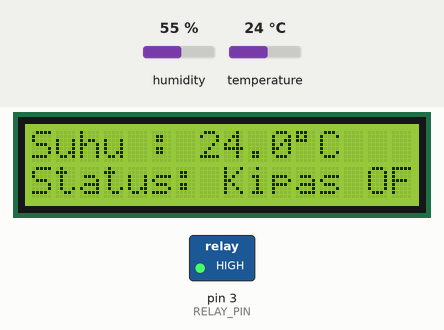
A sketch run on a simulated Arduino Uno, built with avr-gcc and run on an emulated ATmega328P. Shown: 16×2 character LCD, switched loads named in the sketch (green lamp = pin HIGH). The test bench sets the inputs (shaded band); at power-on: temperature 24 °C, humidity 55 %.

Above: at 3.2 s.
3.3 s: temperature set to 28 °C
At 5.4 s:
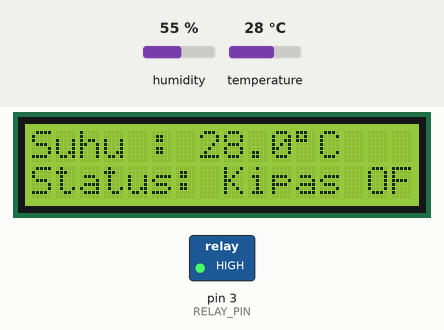
6.0 s: temperature set to 31 °C
At 6.6 s:
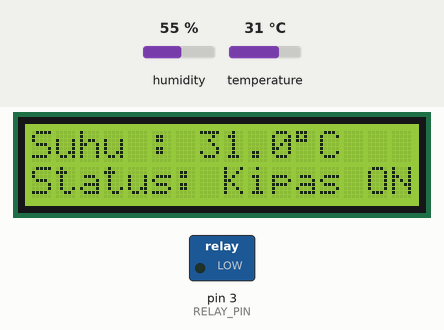
8.7 s: temperature set to 12 °C
At 11.3 s:
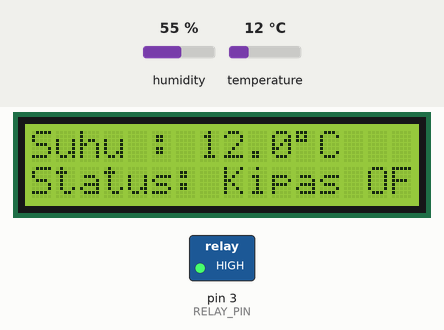
Timing chart, 0 to 12.8 s (numbered marks = the images above; inputs shaded):
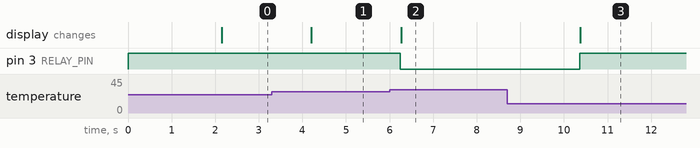

The sketch:

main.ino
```cpp
#include <Wire.h>
#include <LiquidCrystal_I2C.h>
#include <DHT.h>

// --- KONFIGURASI PIN & SENSOR ---
#define DHTPIN 2          // Pin Data DHT11 terhubung ke Digital 2
#define DHTTYPE DHT11     // Tipe Sensor DHT
#define RELAY_PIN 3       // Pin Kontrol Relay terhubung ke Digital 3

// --- KONFIGURASI AMBANG BATAS SUHU ---
const float TEMP_THRESHOLD = 30.0; // Kipas menyala jika suhu >= 30.0 °C

// Inisialisasi LCD (Alamat I2C umum: 0x27 atau 0x3F, ukuran 16x2)
LiquidCrystal_I2C lcd(0x27, 16, 2);

// Inisialisasi Sensor DHT
DHT dht(DHTPIN, DHTTYPE);

void setup() {
  // Inisialisasi Pin Relay
  pinMode(RELAY_PIN, OUTPUT);
  digitalWrite(RELAY_PIN, HIGH); // Matikan Relay di awal (Active LOW relay)

  // Inisialisasi LCD
  lcd.init();
  lcd.backlight();

  // Tampilan Awal (Splash Screen)
  lcd.setCursor(0, 0);
  lcd.print(" System Starting");
  lcd.setCursor(0, 1);
  lcd.print("   Auto Fan 12V ");
  delay(2000);
  lcd.clear();

  // Inisialisasi Sensor DHT11
  dht.begin();
}

void loop() {
  // Membaca suhu dalam satuan Celsius
  float temp = dht.readTemperature();

  // Cek apakah pembacaan sensor gagal
  if (isnan(temp)) {
    lcd.setCursor(0, 0);
    lcd.print("Error Read Temp!");
    return;
  }

  // Tampilkan pembacaan suhu pada LCD
  lcd.setCursor(0, 0);
  lcd.print("Suhu : ");
  lcd.print(temp, 1); // Menampilkan 1 angka di belakang koma
  lcd.print((char)223); // Simbol Derajat (°)
  lcd.print("C   ");

  // Logika Kontrol Kipas / Relay
  if (temp >= TEMP_THRESHOLD) {
    // Jika suhu melebihi/sama dengan threshold -> KIPAS ON
    digitalWrite(RELAY_PIN, LOW); // Active LOW: LOW = Relay Aktif
    lcd.setCursor(0, 1);
    lcd.print("Status: Kipas ON ");
  } else {
    // Jika suhu di bawah threshold -> KIPAS OFF
    digitalWrite(RELAY_PIN, HIGH); // Active LOW: HIGH = Relay Mati
    lcd.setCursor(0, 1);
    lcd.print("Status: Kipas OFF");
  }

  delay(2000); // Pembacaan ulang setiap 2 detik
}
```

Measured:
- the behaviour switches between 29 and 30 °C on temperature (found by bisection; images 1 and 2)
- after the input at 3.3 s, the display: changes after 0.91 s (image 1)
- after the input at 6.0 s, pin 3 (RELAY_PIN): HIGH → LOW after 0.25 s; the display: changes after 0.26 s (image 2)
- after the input at 8.7 s, pin 3 (RELAY_PIN): LOW → HIGH after 1.7 s; the display: changes after 1.7 s (image 3)
